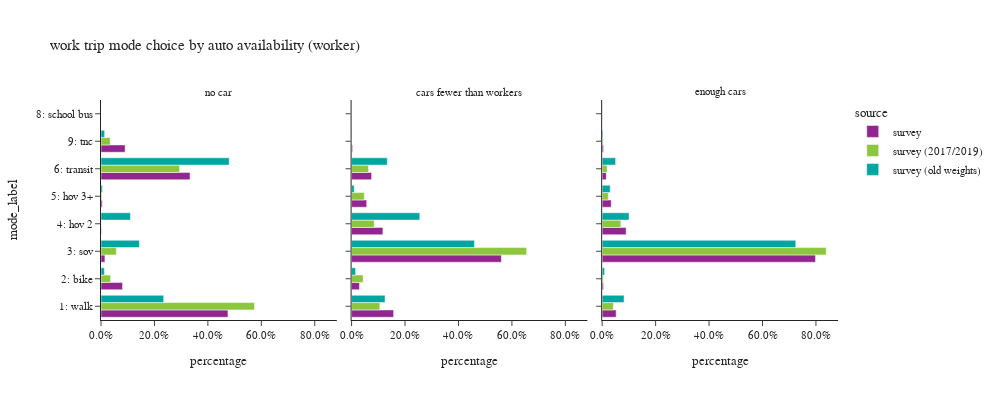

Here is the notebook cell this chart was saved with:
### Code cell
plot_mode_choice(wk_trip.loc[wk_trip['auto_available_worker']!="no worker"],"auto_available_worker",
                 {"auto_available_worker":["no car", "cars fewer than workers","enough cars"],
                     "tmodetp_label":["1: walk","2: bike","3: sov","4: hov 2","5: hov 3+","6: transit",
                                      "8: school bus","9: other–survey only"]},
                 "auto availability (worker)",3,400,1000)

### Figure 1 — Plotly figure (JSON) as saved in the notebook; plotly's stock layout.template omitted (floating-point values rounded to 4 significant figures)
{"data": [{"alignmentgroup": "True", "customdata": [[105], [35], [7], [2], [2], [93], [7]], "hovertemplate": "source=survey<br>auto_available_worker=no car<br>percentage=%{x}<br>mode_label=%{y}<br>sample count=%{customdata[0]}<extra></extra>", "legendgroup": "survey", "marker": {"color": "#91268F", "pattern": {"shape": ""}}, "name": "survey", "offsetgroup": "survey", "orientation": "h", "showlegend": true, "textposition": "auto", "type": "bar", "x": [0.4751, 0.08065, 0.01468, 0.001084, 0.004828, 0.3333, 0.09038], "xaxis": "x", "y": ["1: walk", "2: bike", "3: sov", "4: hov 2", "5: hov 3+", "6: transit", "9: tnc"], "yaxis": "y"}, {"alignmentgroup": "True", "customdata": [[87], [51], [187], [44], [17], [63], [2]], "hovertemplate": "source=survey<br>auto_available_worker=cars fewer than workers<br>percentage=%{x}<br>mode_label=%{y}<br>sample count=%{customdata[0]}<extra></extra>", "legendgroup": "survey", "marker": {"color": "#91268F", "pattern": {"shape": ""}}, "name": "survey", "offsetgroup": "survey", "orientation": "h", "showlegend": false, "textposition": "auto", "type": "bar", "x": [0.1574, 0.02939, 0.5607, 0.1172, 0.05661, 0.07493, 0.003833], "xaxis": "x2", "y": ["1: walk", "2: bike", "3: sov", "4: hov 2", "5: hov 3+", "6: transit", "9: tnc"], "yaxis": "y2"}, {"alignmentgroup": "True", "customdata": [[156], [37], [1399], [90], [41], [90], [5]], "hovertemplate": "source=survey<br>auto_available_worker=enough cars<br>percentage=%{x}<br>mode_label=%{y}<br>sample count=%{customdata[0]}<extra></extra>", "legendgroup": "survey", "marker": {"color": "#91268F", "pattern": {"shape": ""}}, "name": "survey", "offsetgroup": "survey", "orientation": "h", "showlegend": false, "textposition": "auto", "type": "bar", "x": [0.05242, 0.004825, 0.7984, 0.08971, 0.03392, 0.01542, 0.005271], "xaxis": "x3", "y": ["1: walk", "2: bike", "3: sov", "4: hov 2", "5: hov 3+", "6: transit", "9: tnc"], "yaxis": "y3"}, {"alignmentgroup": "True", "customdata": [[97], [35], [4], [2], [2], [96], [6]], "hovertemplate": "source=survey (2017/2019)<br>auto_available_worker=no car<br>percentage=%{x}<br>mode_label=%{y}<br>sample count=%{customdata[0]}<extra></extra>", "legendgroup": "survey (2017/2019)", "marker": {"color": "#8CC63E", "pattern": {"shape": ""}}, "name": "survey (2017/2019)", "offsetgroup": "survey (2017/2019)", "orientation": "h", "showlegend": true, "textposition": "auto", "type": "bar", "x": [0.5742, 0.03575, 0.05749, 0.0006414, 0.003257, 0.2942, 0.03444], "xaxis": "x", "y": ["1: walk", "2: bike", "3: sov", "4: hov 2", "5: hov 3+", "6: transit", "9: tnc"], "yaxis": "y"}, {"alignmentgroup": "True", "customdata": [[76], [50], [154], [39], [18], [57], [1]], "hovertemplate": "source=survey (2017/2019)<br>auto_available_worker=cars fewer than workers<br>percentage=%{x}<br>mode_label=%{y}<br>sample count=%{customdata[0]}<extra></extra>", "legendgroup": "survey (2017/2019)", "marker": {"color": "#8CC63E", "pattern": {"shape": ""}}, "name": "survey (2017/2019)", "offsetgroup": "survey (2017/2019)", "orientation": "h", "showlegend": false, "textposition": "auto", "type": "bar", "x": [0.1059, 0.04313, 0.6552, 0.08483, 0.04753, 0.0634, 0.0001043], "xaxis": "x2", "y": ["1: walk", "2: bike", "3: sov", "4: hov 2", "5: hov 3+", "6: transit", "9: tnc"], "yaxis": "y2"}, {"alignmentgroup": "True", "customdata": [[156], [47], [1385], [94], [37], [99], [4]], "hovertemplate": "source=survey (2017/2019)<br>auto_available_worker=enough cars<br>percentage=%{x}<br>mode_label=%{y}<br>sample count=%{customdata[0]}<extra></extra>", "legendgroup": "survey (2017/2019)", "marker": {"color": "#8CC63E", "pattern": {"shape": ""}}, "name": "survey (2017/2019)", "offsetgroup": "survey (2017/2019)", "orientation": "h", "showlegend": false, "textposition": "auto", "type": "bar", "x": [0.04195, 0.004313, 0.8384, 0.07001, 0.02306, 0.01872, 0.003532], "xaxis": "x3", "y": ["1: walk", "2: bike", "3: sov", "4: hov 2", "5: hov 3+", "6: transit", "9: tnc"], "yaxis": "y3"}, {"alignmentgroup": "True", "customdata": [[387], [49], [28], [12], [5], [376], [37]], "hovertemplate": "source=survey (old weights)<br>auto_available_worker=no car<br>percentage=%{x}<br>mode_label=%{y}<br>sample count=%{customdata[0]}<extra></extra>", "legendgroup": "survey (old weights)", "marker": {"color": "#00A7A0", "pattern": {"shape": ""}}, "name": "survey (old weights)", "offsetgroup": "survey (old weights)", "orientation": "h", "showlegend": true, "textposition": "auto", "type": "bar", "x": [0.2345, 0.0126, 0.1438, 0.1102, 0.005538, 0.4798, 0.01362], "xaxis": "x", "y": ["1: walk", "2: bike", "3: sov", "4: hov 2", "5: hov 3+", "6: transit", "9: tnc"], "yaxis": "y"}, {"alignmentgroup": "True", "customdata": [[370], [73], [482], [194], [54], [429], [16]], "hovertemplate": "source=survey (old weights)<br>auto_available_worker=cars fewer than workers<br>percentage=%{x}<br>mode_label=%{y}<br>sample count=%{customdata[0]}<extra></extra>", "legendgroup": "survey (old weights)", "marker": {"color": "#00A7A0", "pattern": {"shape": ""}}, "name": "survey (old weights)", "offsetgroup": "survey (old weights)", "orientation": "h", "showlegend": false, "textposition": "auto", "type": "bar", "x": [0.1253, 0.01496, 0.46, 0.2551, 0.009881, 0.1337, 0.00111], "xaxis": "x2", "y": ["1: walk", "2: bike", "3: sov", "4: hov 2", "5: hov 3+", "6: transit", "9: tnc"], "yaxis": "y2"}, {"alignmentgroup": "True", "customdata": [[706], [115], [2954], [381], [129], [655], [12], [37]], "hovertemplate": "source=survey (old weights)<br>auto_available_worker=enough cars<br>percentage=%{x}<br>mode_label=%{y}<br>sample count=%{customdata[0]}<extra></extra>", "legendgroup": "survey (old weights)", "marker": {"color": "#00A7A0", "pattern": {"shape": ""}}, "name": "survey (old weights)", "offsetgroup": "survey (old weights)", "orientation": "h", "showlegend": false, "textposition": "auto", "type": "bar", "x": [0.08198, 0.009233, 0.7245, 0.1004, 0.03013, 0.05034, 0.0002844, 0.003071], "xaxis": "x3", "y": ["1: walk", "2: bike", "3: sov", "4: hov 2", "5: hov 3+", "6: transit", "8: school bus", "9: tnc"], "yaxis": "y3"}], "layout": {"annotations": [{"font": {}, "showarrow": false, "text": "no car", "x": 0.16, "xanchor": "center", "xref": "paper", "y": 1.0, "yanchor": "bottom", "yref": "paper"}, {"font": {}, "showarrow": false, "text": "cars fewer than workers", "x": 0.5, "xanchor": "center", "xref": "paper", "y": 1.0, "yanchor": "bottom", "yref": "paper"}, {"font": {}, "showarrow": false, "text": "enough cars", "x": 0.84, "xanchor": "center", "xref": "paper", "y": 1.0, "yanchor": "bottom", "yref": "paper"}], "barmode": "group", "height": 400, "legend": {"title": {"text": "source"}, "tracegroupgap": 0}, "title": {"text": "work trip mode choice by auto availability (worker)"}, "width": 1000, "xaxis": {"anchor": "y", "domain": [0.0, 0.32], "tickformat": ".1%", "title": {"text": "percentage"}}, "xaxis2": {"anchor": "y2", "domain": [0.34, 0.66], "matches": "x", "tickformat": ".1%", "title": {"text": "percentage"}}, "xaxis3": {"anchor": "y3", "domain": [0.68, 1.0], "matches": "x", "tickformat": ".1%", "title": {"text": "percentage"}}, "yaxis": {"anchor": "x", "domain": [0.0, 1.0], "title": {"text": "mode_label"}}, "yaxis2": {"anchor": "x2", "domain": [0.0, 1.0], "matches": "y", "showticklabels": false}, "yaxis3": {"anchor": "x3", "domain": [0.0, 1.0], "matches": "y", "showticklabels": false}}}
